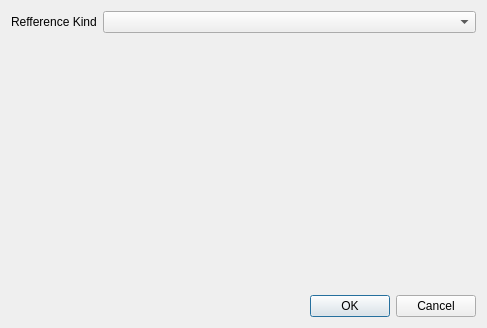
<?xml version="1.0" encoding="UTF-8"?>
<ui version="4.0">
 <class>NewRefDialog</class>
 <widget class="QDialog" name="NewRefDialog">
  <property name="geometry">
   <rect>
    <x>0</x>
    <y>0</y>
    <width>487</width>
    <height>328</height>
   </rect>
  </property>
  <property name="windowTitle">
   <string>Dialog</string>
  </property>
  <layout class="QVBoxLayout" name="verticalLayout">
   <item>
    <layout class="QFormLayout" name="formLayout">
     <item row="0" column="0">
      <widget class="QLabel" name="ref_kind_label">
       <property name="text">
        <string>Refference Kind</string>
       </property>
       <property name="buddy">
        <cstring>ref_kind_label</cstring>
       </property>
      </widget>
     </item>
     <item row="0" column="1">
      <widget class="QComboBox" name="ref_kind_selection"/>
     </item>
    </layout>
   </item>
   <item>
    <spacer name="verticalSpacer">
     <property name="orientation">
      <enum>Qt::Vertical</enum>
     </property>
     <property name="sizeHint" stdset="0">
      <size>
       <width>20</width>
       <height>40</height>
      </size>
     </property>
    </spacer>
   </item>
   <item>
    <widget class="QDialogButtonBox" name="buttonBox">
     <property name="orientation">
      <enum>Qt::Horizontal</enum>
     </property>
     <property name="standardButtons">
      <set>QDialogButtonBox::Cancel|QDialogButtonBox::Ok</set>
     </property>
    </widget>
   </item>
  </layout>
 </widget>
 <tabstops>
  <tabstop>ref_kind_selection</tabstop>
 </tabstops>
 <resources/>
 <connections>
  <connection>
   <sender>buttonBox</sender>
   <signal>accepted()</signal>
   <receiver>NewRefDialog</receiver>
   <slot>accept()</slot>
   <hints>
    <hint type="sourcelabel">
     <x>227</x>
     <y>308</y>
    </hint>
    <hint type="destinationlabel">
     <x>157</x>
     <y>274</y>
    </hint>
   </hints>
  </connection>
  <connection>
   <sender>buttonBox</sender>
   <signal>rejected()</signal>
   <receiver>NewRefDialog</receiver>
   <slot>reject()</slot>
   <hints>
    <hint type="sourcelabel">
     <x>295</x>
     <y>314</y>
    </hint>
    <hint type="destinationlabel">
     <x>286</x>
     <y>274</y>
    </hint>
   </hints>
  </connection>
 </connections>
</ui>
